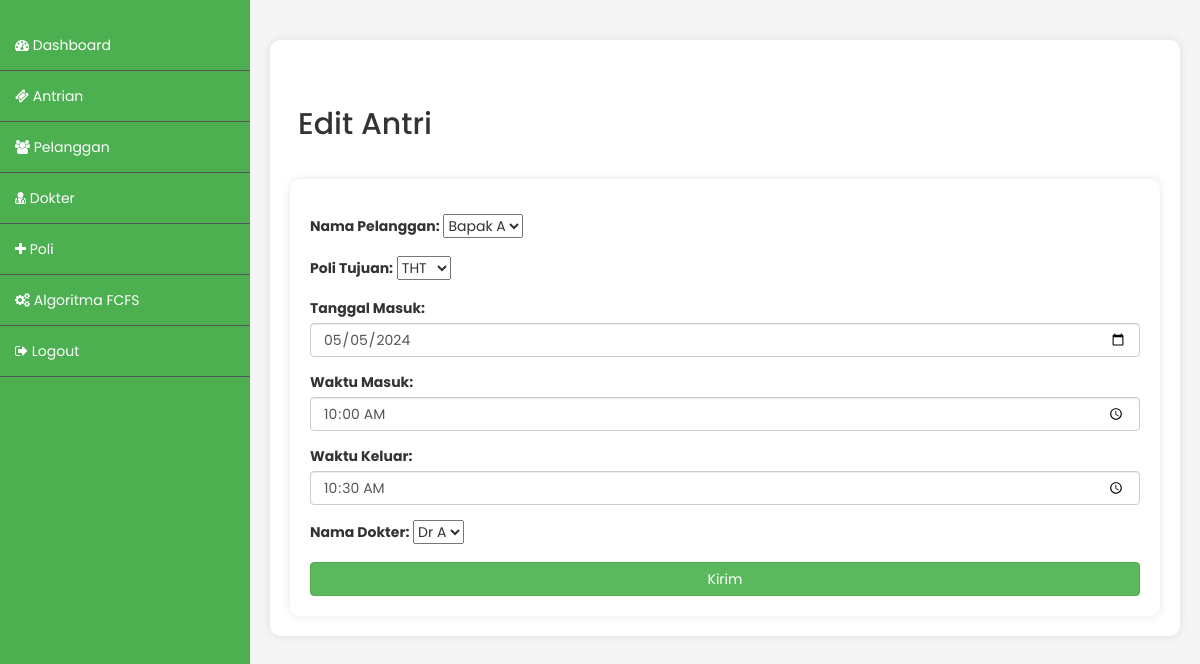
The page /index.php/admin/ticket_edit/12 on the database as committed earlier.
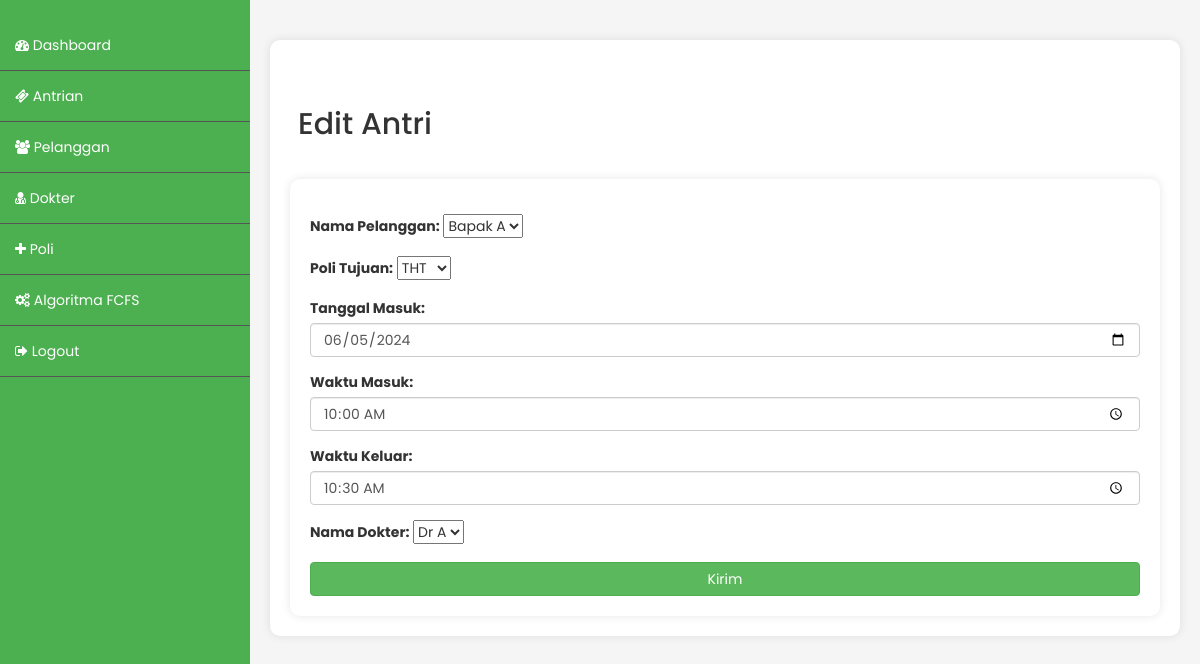
The same page on the database as committed later.
### tables this page shows
CREATE TABLE `ticket` (
  `id_ticket` int(255) NOT NULL,
  `id_pelanggan` int(255) NOT NULL,
  `tanggal_masuk` date DEFAULT NULL,
  `waktu_masuk` time DEFAULT NULL,
  `stamp_waktu` timestamp NOT NULL DEFAULT current_timestamp(),
  `waktu_keluar` time DEFAULT NULL,
  `id_poli` int(255) NOT NULL,
  `id_dokter` int(255) NOT NULL,
  `nama_guest` varchar(255) NOT NULL
);

### application/controllers/Admin.php (called while the page is built, shortened)
<?php
class Admin extends CI_Controller {
	public function __construct()
	{
		$this->load->model('akun_model');
		$this->load->model('crud_model');
	}
	public function ticket_edit($id)
	{
		$data['array_ticket'] = $this->crud_model->mengambil_data_join_id('ticket',['poli','dokter','pelanggan'],'id_ticket',$id);
		$data['array_poli'] = $this->crud_model->mengambil_data('poli');
		$data['array_dokter'] = $this->crud_model->mengambil_data('dokter');
		$data['array_pelanggan'] = $this->crud_model->mengambil_data('pelanggan');
		$data['obj_ticket'] = $data['array_ticket'][0];
		$this->load->view('admin_ticket_edit',$data);
	}
}

### index.php (called while the page is built, shortened)
<?php
require_once BASEPATH.'core/CodeIgniter.php';

### application/models/Crud_model.php (called while the page is built, shortened)
<?php
class Crud_model extends CI_Model{
	public function mengambil_data($nama_tabel)
	{
		$this->db->select('*');
		$this->db->from($nama_tabel);
		$query = $this->db->get();
		return $query->result();
	}
	public function mengambil_data_join_id($nama_tabel,$array_tabel, $nama_colum, $id)
	{
		$this->db->select('*');
		$this->db->from($nama_tabel);
		foreach($array_tabel as $tabel){
			$this->db->join($tabel, $nama_tabel.'.id_'.$tabel.' = '.$tabel.'.id_'.$tabel.'');
		}
		$this->db->where($nama_colum, $id);
		$query = $this->db->get();
		return $query->result();
	}
}

### application/views/admin_ticket_edit.php (the view, shortened to what this page needs)
<!DOCTYPE html>
<html lang="en">
<head>
<link rel="stylesheet" type="text/css" href="https://cdn.datatables.net/1.10.25/css/jquery.dataTables.css">
<link href="//maxcdn.bootstrapcdn.com/bootstrap/3.3.0/css/bootstrap.min.css" rel="stylesheet" id="bootstrap-css">
<link href="https://maxcdn.bootstrapcdn.com/font-awesome/4.7.0/css/font-awesome.min.css" rel="stylesheet">
<link rel="stylesheet" href="<?=base_url()?>/css/style.css">
</head>
<body>
<?php $this->load->view('component/sidebar');?>
<div class="content">
	<div class="status-info">
<table>
    <tr>
      <td class="title"><h2>Edit Antri</h2></td>
    </tr>
  </table>
      <form action="<?=site_url('/admin/ticket_edit_go')?>" method="post">
        <div class="form-group">
          <label for="nama">Nama Pelanggan:</label>
          <select name="id_pelanggan" class="form-select form-select-lg mb-3" aria-label=".form-select-lg example">
            <?php foreach($array_pelanggan as $pelanggan): ?>
            <option <?=$pelanggan->id_pelanggan == $obj_ticket->id_pelanggan ? 'selected' : '';?> value="<?=$pelanggan->id_pelanggan?>"><?=$pelanggan->nama_pelanggan?></option>
            <?php endforeach; ?>
          </select>
        </div>
        <div class="form-group">
          <label for="nama">Poli Tujuan:</label>
          <select name="id_poli" class="form-select form-select-lg mb-3" aria-label=".form-select-lg example">
            <?php foreach($array_poli as $poli): ?>
            <option <?=$poli->nama_poli == $obj_ticket->nama_poli ? 'selected' : '';?> value="<?=$poli->id_poli?>"><?=$poli->nama_poli?></option>
            <?php endforeach; ?>
          </select>
        </div>
        <div class="form-group">
          <label for="nama">Tanggal Masuk:</label>
          <input name="tanggal_masuk" type="date" class="form-control" id="nama" value="<?=$obj_ticket->tanggal_masuk?>">
        </div>
        <div class="form-group">
          <label for="nama">Waktu Masuk:</label>
          <input name="waktu_masuk" type="time" class="form-control" id="nama" value="<?=$obj_ticket->waktu_masuk?>">
        </div>
        <div class="form-group">
          <label for="nama">Waktu Keluar:</label>
          <input name="waktu_keluar" type="time" class="form-control" id="nama" value="<?=$obj_ticket->waktu_keluar?>">
        </div>
        <div class="form-group">
          <label for="nama">Nama Dokter:</label>
          <select name="id_dokter" class="form-select form-select-lg mb-3" aria-label=".form-select-lg example">
            <?php foreach($array_dokter as $dokter): ?>
            <option <?=$dokter->id_dokter == $obj_ticket->id_dokter ? 'selected' : '';?> value="<?=$dokter->id_dokter?>"><?=$dokter->nama_dokter?></option>
            <?php endforeach; ?>
          </select>
        </div>
        <button type="submit" class="btn btn-success btn-block">Kirim</button>
      </form>
	</div>
</div>
</body>
</html>

### application/views/component/sidebar.php
<div class="sidebar">
  <ul>
    <li><a href="<?=site_url('admin/index');?>"><i class="fa fa-tachometer" aria-hidden="true"></i> Dashboard</a></li>
    <li><a href="<?=site_url('admin/ticket');?>"><i class="fa fa-ticket" aria-hidden="true"></i> Antrian</a></li>
    <li><a href="<?=site_url('admin/pelanggan');?>"><i class="fa fa-users" aria-hidden="true"></i> Pelanggan</a></li>
    <li><a href="<?=site_url('admin/dokter');?>"><i class="fa fa-user-md" aria-hidden="true"></i> Dokter</a></li>
    <li><a href="<?=site_url('admin/poli');?>"><i class="fa fa-plus" aria-hidden="true"></i> Poli</a></li>
    <li><a href="<?=site_url('admin/fifo');?>"><i class="fa fa-cogs" aria-hidden="true"></i> Algoritma FCFS</a></li>
    <li><a href="<?=site_url('admin/logout');?>"><i class="fa fa-sign-out" aria-hidden="true"></i> Logout</a></li>
  </ul>
</div>

### css/style.css (style rules this page uses)
body { margin: 0; padding: 0; font-family: 'Poppins', sans-serif; background-color: #f5f5f5; }
.sidebar { position: fixed; left: 0; top: 0; height: 100%; width: 250px; background-color: #4CAF50; color: #fff; padding-top: 20px; }
.sidebar ul { list-style-type: none; padding: 0; margin: 0; }
.sidebar ul li { padding: 15px; border-bottom: 1px solid #555; }
.sidebar ul li a { color: #fff; text-decoration: none; }
.content { margin-left: 250px; padding: 20px; }
.content h2 { color: #333; }
.status-info { background-color: #fff; padding: 20px; border-radius: 10px; box-shadow: 0 0 10px rgba(0, 0, 0, 0.1); margin-top: 20px; }
table { width: 100%; border-collapse: collapse; margin-top: 20px; }
th, td { border: 1px solid #ddd; padding: 8px; text-align: left; }
form { background-color: #fff; padding: 20px; border-radius: 10px; box-shadow: 0 0 10px rgba(0, 0, 0, 0.1); margin-top: 20px; }

### application/views/admin_ticket_edit.php (style rules this page uses)
table { border-collapse: collapse; }
table, th, td { border: none; }

Rows that differ between the two databases and show on the page:
changed ticket: tanggal_masuk "05/05/2024" → "06/05/2024"
